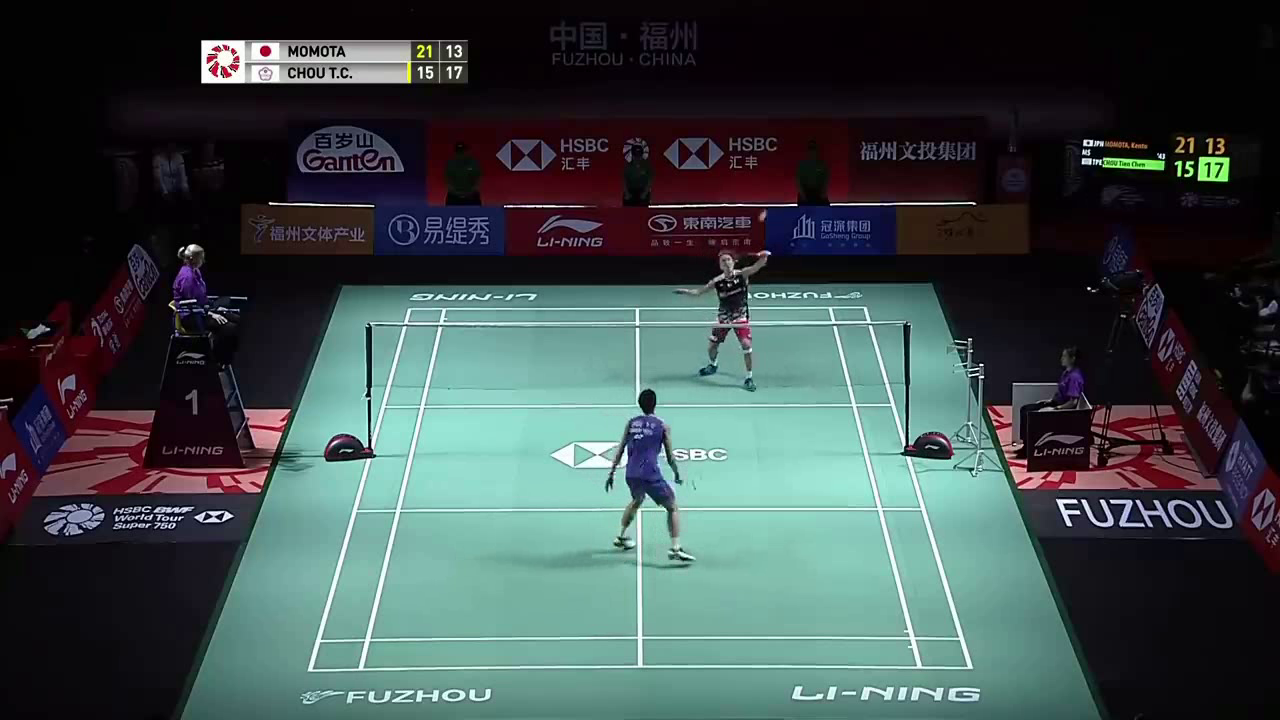
#> input picture frame 19 of data.mp4, 1280 x 720 px
$ python lab1-2.py
#> lines starting #> are read from the running program, lines starting #| are printed output that depends on the picture
import cv2
import numpy as np
import matplotlib.pyplot as plt

def gammaCorrection(img, gamma=1.0):
    # Build a lookup table mapping the pixel values [0, 255] to their adjusted gamma values
    # TODO

    # Apply gamma correction using the lookup table
    # TODO

    return img_g

def histEq(gray):
    # Calculate histogram
    hist = cv2.calcHist([gray], [0], None, [256], [0, 256]).reshape(-1)
    hist = hist / gray.size
    print(hist)

    # Convert the histogram to Cumulative Distribution Function
    # TODO

    # Build a lookup table mapping the pixel values [0, 255] to their new grayscale value
    # TODO

    # Apply histogram equalization using the lookup table
    # TODO

    return img_h


# ------------------ #
#  Gamma Correction  #
# ------------------ #
name = "../data.mp4"
cap = cv2.VideoCapture(name)
success, frame = cap.read()
#> frame is the input picture: shape (720, 1280, 3); mean B, G, R 73.6, 73.4, 60.5
if success:
    print("Success reading 1 frame from {}".format(name))
else:
    print("Faild to read 1 frame from {}".format(name))
cap.release()

gray = cv2.cvtColor(frame, cv2.COLOR_BGR2GRAY)
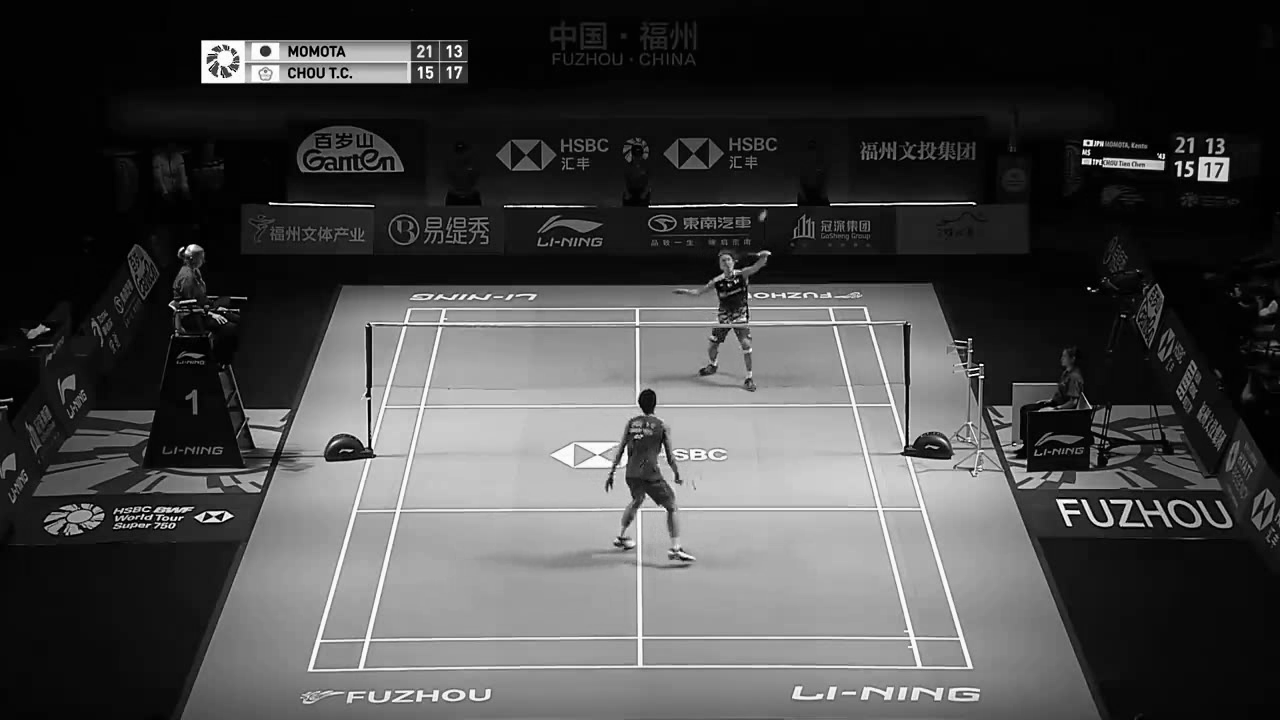
#> gray: shape (720, 1280); min 0, max 255, mean 69.6
img_g1 = gammaCorrection(gray, 0.5)
#> (the run stopped early here; a loop or call above may not have finished)

$ run again, starting later in the video
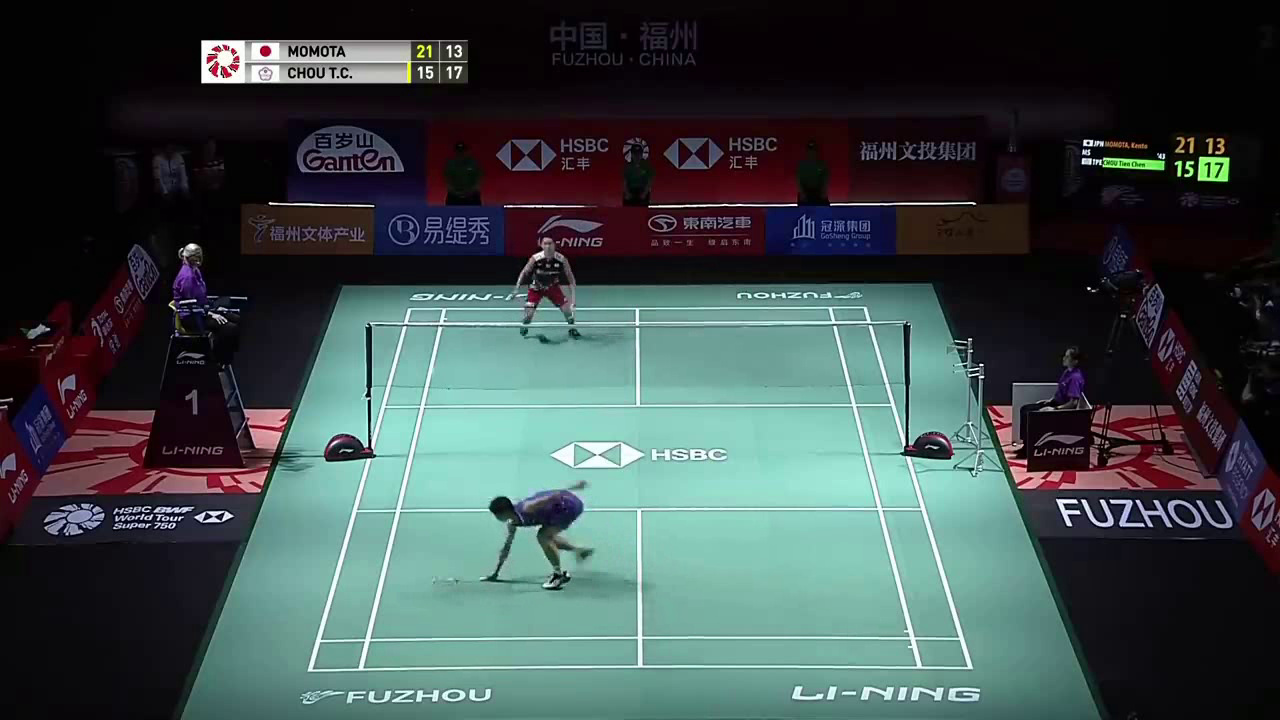
#> input picture frame 88 of data.mp4, 1280 x 720 px
#> frame is the input picture: shape (720, 1280, 3); mean B, G, R 73.9, 73.8, 60.8
#> `gray = cv2.cvtColor(frame, cv2.COLOR_BGR2GRAY)`:
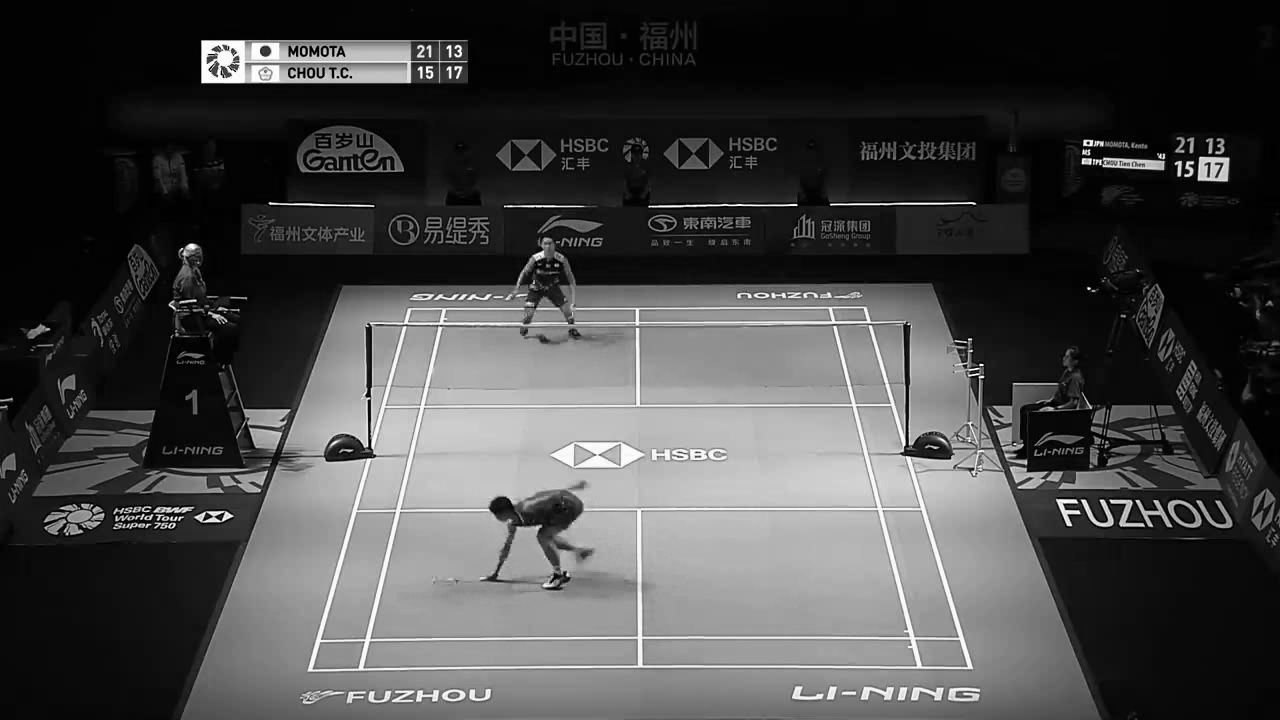
#> gray: shape (720, 1280); min 0, max 255, mean 69.9

$ run again, starting later in the video
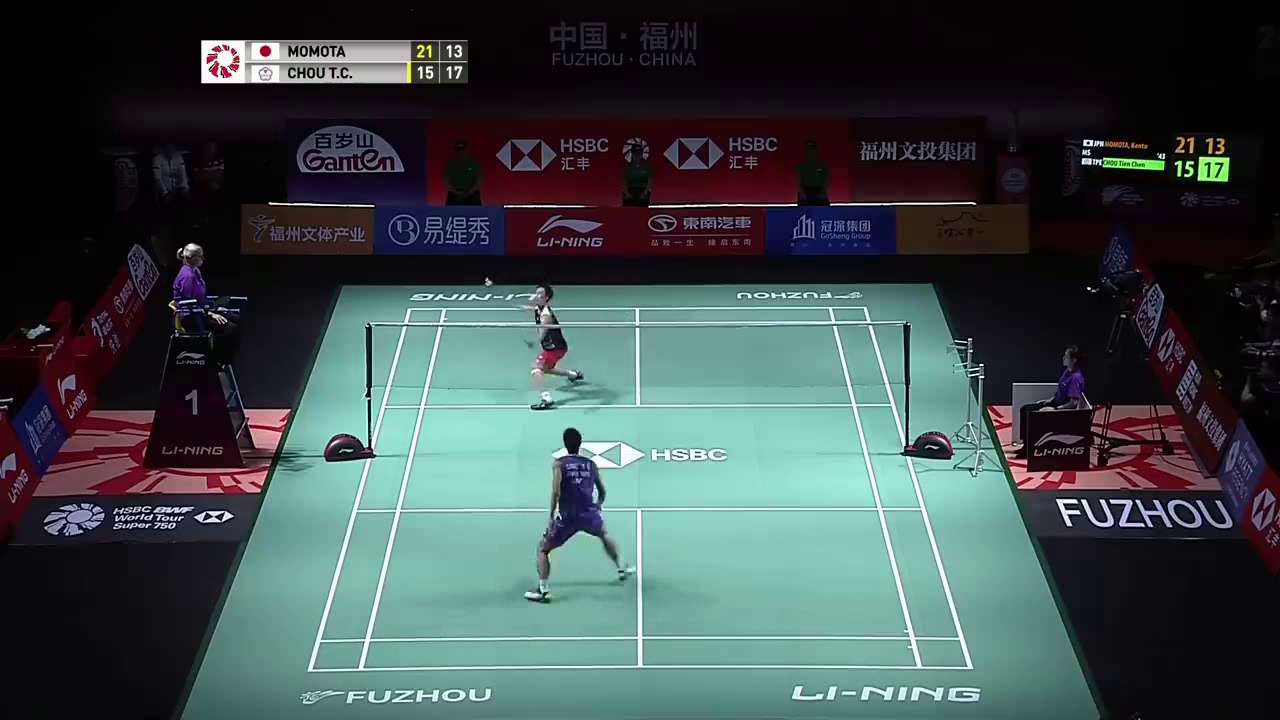
#> input picture frame 157 of data.mp4, 1280 x 720 px
#> frame is the input picture: shape (720, 1280, 3); mean B, G, R 74, 73.6, 60.9
#> `gray = cv2.cvtColor(frame, cv2.COLOR_BGR2GRAY)`:
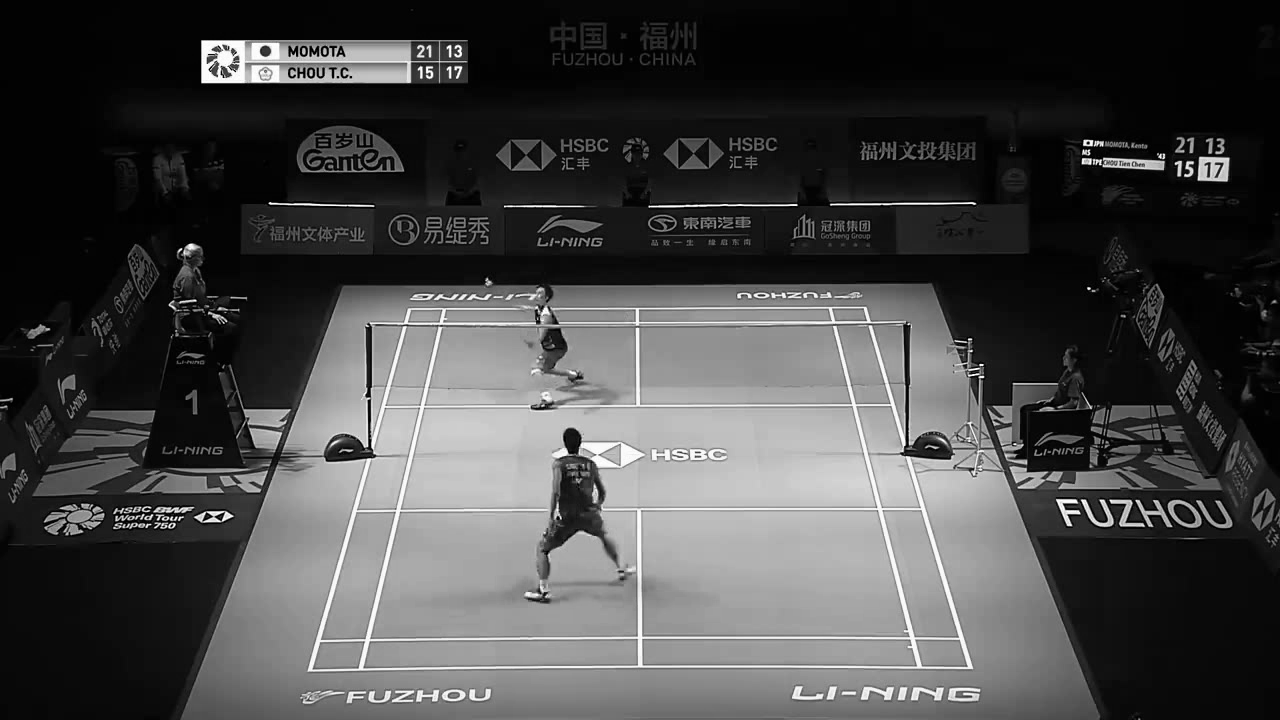
#> gray: shape (720, 1280); min 0, max 255, mean 69.9
